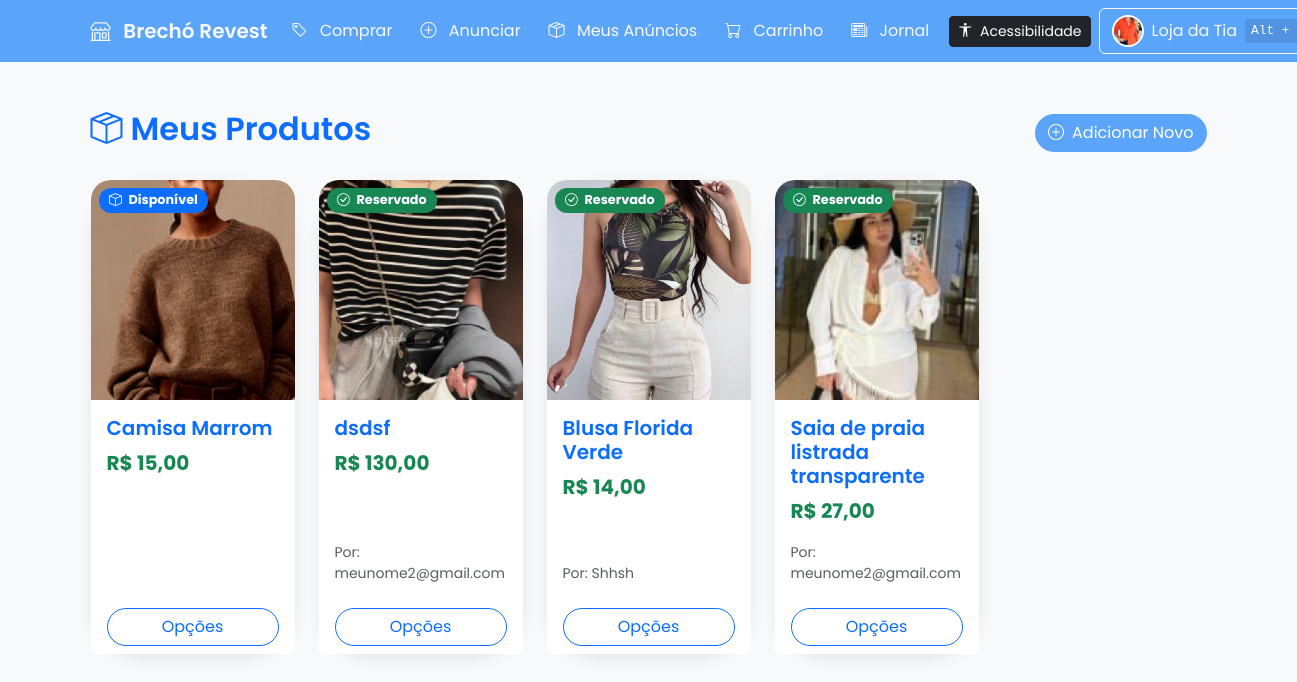
Page /meus_produtos.php (signed in) on the committed database.
### tables this page shows
CREATE TABLE `produtos` (
  `id` int(11) NOT NULL,
  `nome` varchar(255) NOT NULL,
  `descricao` text DEFAULT NULL,
  `preco` decimal(10,2) DEFAULT NULL,
  `imagem` text DEFAULT NULL,
  `data_cadastro` timestamp NOT NULL DEFAULT current_timestamp(),
  `tamanho` varchar(50) DEFAULT NULL,
  `telefone` varchar(50) DEFAULT NULL,
  `pagamento` varchar(255) DEFAULT NULL,
  `usuario_id` int(11) DEFAULT NULL,
  `status_reserva` enum('disponivel','reservado','vendido') NOT NULL DEFAULT 'disponivel',
  `tipo_roupa` varchar(50) DEFAULT NULL,
  `estilo` varchar(50) DEFAULT NULL,
  `cor` varchar(50) DEFAULT NULL,
  `materiais` varchar(255) DEFAULT NULL,
  `bairro` varchar(255) DEFAULT NULL,
  `status` varchar(20) DEFAULT 'disponivel',
  `comprador_id` int(11) DEFAULT NULL
);

CREATE TABLE `usuarios` (
  `id` int(11) NOT NULL,
  `nome` varchar(255) DEFAULT NULL,
  `email` varchar(255) DEFAULT NULL,
  `senha` varchar(255) DEFAULT NULL,
  `tipo` enum('usuario','loja') DEFAULT 'usuario',
  `telefone` varchar(20) DEFAULT NULL,
  `instagram` varchar(255) DEFAULT NULL,
  `facebook` varchar(255) DEFAULT NULL,
  `tiktok` varchar(255) DEFAULT NULL,
  `twitter` varchar(255) DEFAULT NULL,
  `whatsapp` varchar(255) DEFAULT NULL,
  `first_login` tinyint(1) DEFAULT 1,
  `nome_loja` varchar(255) DEFAULT NULL,
  `foto_perfil` varchar(255) DEFAULT NULL,
  `cep` varchar(10) DEFAULT NULL,
  `rua` varchar(255) DEFAULT NULL,
  `numero` varchar(20) DEFAULT NULL,
  `complemento` varchar(255) DEFAULT NULL,
  `bairro` varchar(255) DEFAULT NULL,
  `cidade` varchar(255) DEFAULT NULL,
  `estado` varchar(50) DEFAULT NULL,
  `reset_token` varchar(255) DEFAULT NULL,
  `reset_token_exp` datetime DEFAULT NULL,
  `reset_code` varchar(10) DEFAULT NULL,
  `reset_code_exp` datetime DEFAULT NULL,
  `senha_seguranca` varchar(255) DEFAULT NULL
);

### public/meus_produtos.php (called while the page is built)
<?php
include __DIR__ . '/../app/core/conexao.php';
include __DIR__ . '/../app/logic/meus_produtos.php';
include __DIR__ . '/../app/views/meus_produtos.php';
?>

### app/logic/meus_produtos.php (called while the page is built, shortened)
<?php
include __DIR__ . '/../core/conexao.php';
$usuario_id = $_SESSION['usuario']['id'];
$sql = "
    SELECT
        p.id, p.nome, p.preco, p.imagem, p.status_reserva, p.comprador_id,
        u_vendedor.nome AS nome_reservador, u_vendedor.telefone AS telefone_reservador,
        u_comprador.nome AS nome_comprador, u_comprador.telefone AS telefone_comprador
    FROM
        produtos p
    LEFT JOIN
        usuarios u_vendedor ON p.usuario_id = u_vendedor.id
    LEFT JOIN
        usuarios u_comprador ON p.comprador_id = u_comprador.id
    WHERE
        p.usuario_id = ?
    ORDER BY
        p.data_cadastro DESC";
$stmt = $con->prepare($sql);
$stmt->bind_param("i", $usuario_id);
$stmt->execute();
$resultado = $stmt->get_result();
include __DIR__ . '/../includes/header.php';
?>

### app/views/meus_produtos.php (the view, shortened to what this page needs)
<!DOCTYPE html>
<html lang="pt-br">
<head>
  <link href="https://cdn.jsdelivr.net/npm/bootstrap@5.3.3/dist/css/bootstrap.min.css" rel="stylesheet">
  <link href="https://cdn.jsdelivr.net/npm/bootstrap-icons/font/bootstrap-icons.css" rel="stylesheet">
</head>
<body>
<main class="container my-5">
  <div class="d-flex justify-content-between align-items-center mb-4">
    <h2 class="text-primary fw-semibold"><i class="bi bi-box-seam me-2"></i>Meus Produtos</h2>
    <a href="gerenciar_produto.php" class="btn btn-primary rounded-pill d-flex align-items-center">
      <i class="bi bi-plus-circle me-2"></i> Adicionar Novo
    </a>
  </div>
  <?php if ($resultado->num_rows > 0): ?>
    <div class="row row-cols-2 row-cols-sm-3 row-cols-md-4 row-cols-lg-5 g-4">
      <?php while ($produto = $resultado->fetch_assoc()):
        $imagens = !empty($produto['imagem']) ? unserialize($produto['imagem']) : [];
        $imagem_preview = (!empty($imagens) && is_array($imagens) && file_exists('uploads/' . $imagens[0])) ? 'uploads/' . $imagens[0] : 'imagens/placeholder.png';
      ?>
        <div class="col">
          <div class="card h-100">
            <div class="position-relative">
              <img src="<?= htmlspecialchars($imagem_preview) ?>" class="card-img-top" alt="<?= htmlspecialchars($produto['nome']) ?>">
              <?php if ($produto['status_reserva'] === 'reservado'): ?>
                <span class="badge bg-success position-absolute top-0 start-0 m-2">
                  <i class="bi bi-check-circle me-1"></i> Reservado
                </span>
              <?php elseif ($produto['status_reserva'] === 'vendido'): ?>
                <span class="badge bg-dark position-absolute top-0 start-0 m-2">
                  <i class="bi bi-tag-fill me-1"></i> Vendido
                </span>
              <?php else: ?>
                <span class="badge bg-primary position-absolute top-0 start-0 m-2">
                  <i class="bi bi-box me-1"></i> Disponível
                </span>
              <?php endif; ?>
            </div>
            <div class="card-body d-flex flex-column">
              <h5 class="card-title text-primary fw-semibold"><?= htmlspecialchars($produto['nome']) ?></h5>
              <p class="card-text text-success fs-5 fw-bold">R$ <?= htmlspecialchars(number_format($produto['preco'], 2, ',', '.')) ?></p>
              <?php if ($produto['status_reserva'] === 'reservado' && !empty($produto['nome_comprador'])): ?>
                <small class="text-muted mt-auto">Por: <?= htmlspecialchars($produto['nome_comprador']) ?></small>
              <?php endif; ?>
            </div>
            <div class="card-footer bg-white border-0 text-center">
              <button class="btn btn-outline-primary rounded-pill w-100" data-bs-toggle="modal" data-bs-target="#opcoesModal<?= $produto['id'] ?>">
                Opções
              </button>
            </div>
          </div>
        </div>
      <?php endwhile; ?>
    </div>
  <?php endif; ?>
</main>
</body>
</html>

### app/includes/header.php (style rules this page uses)
body { font-family: 'Poppins', sans-serif; }

### app/views/meus_produtos.php (style rules this page uses)
body { font-family: 'Poppins', sans-serif; background-color: #f8f9fa; }
.btn-primary { background-color: #5AA4FA; border-color: #5AA4FA; }
.card { border: none; border-radius: 3.25rem; box-shadow: 0 5px 15px rgba(0,0,0,0.08); transition: transform 0.25s ease, box-shadow 0.25s ease; }
.card-img-top { height: 220px; object-fit: cover; border-top-left-radius: 1.25rem; border-top-right-radius: 1.25rem; }
.badge { font-size: 0.8rem; padding: 0.35rem 0.65rem; border-radius: 0.75rem; }

### rows in the picture
produtos: shows a picture, status_reserva "disponivel" (drawn), nome "Camisa Marrom", preco "15,00"
produtos: shows a picture, status_reserva "reservado" (drawn), nome "dsdsf", preco "130,00", usuarios.nome "meunome2@gmail.com"
produtos: shows a picture, status_reserva "reservado" (drawn), nome "Blusa Florida Verde", preco "14,00", usuarios.nome "Shhsh"
produtos: shows a picture, status_reserva "reservado" (drawn), nome "Saia de praia listrada transparente", preco "27,00", usuarios.nome "meunome2@gmail.com"

### other values in the picture
$_SESSION['usuario']['nome'] "Loja da Tia"
